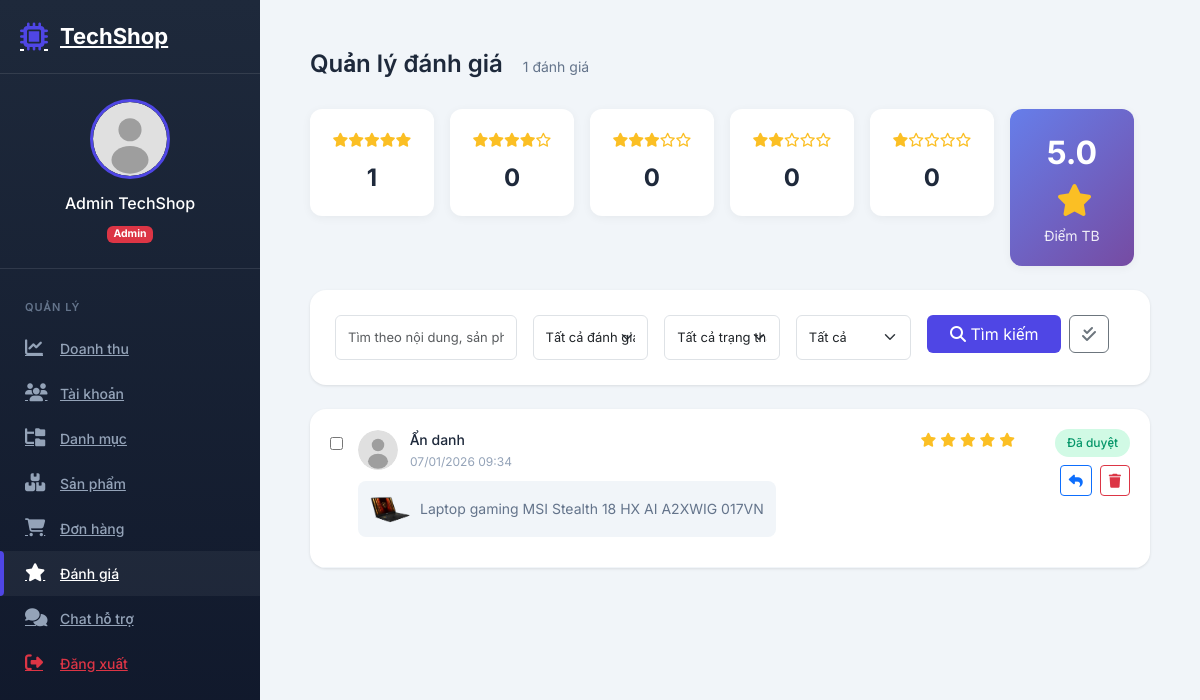
/admin?page=reviews (signed in), run on the app's committed database.
### tables this page shows
CREATE TABLE `reviews` (
  `id` int(11) NOT NULL,
  `product_id` int(11) NOT NULL,
  `user_id` int(11) NOT NULL,
  `order_id` int(11) DEFAULT NULL,
  `rating` tinyint(4) NOT NULL CHECK (`rating` >= 1 and `rating` <= 5),
  `title` varchar(200) DEFAULT NULL,
  `content` text DEFAULT NULL,
  `pros` text DEFAULT NULL,
  `cons` text DEFAULT NULL,
  `status` enum('pending','approved','rejected') DEFAULT 'pending',
  `helpful_count` int(11) DEFAULT 0,
  `reply` text DEFAULT NULL,
  `reply_by` int(11) DEFAULT NULL,
  `reply_at` datetime DEFAULT NULL,
  `created_at` timestamp NOT NULL DEFAULT current_timestamp(),
  `updated_at` timestamp NOT NULL DEFAULT current_timestamp() ON UPDATE current_timestamp()
);

CREATE TABLE `products` (
  `id` int(11) NOT NULL,
  `name` varchar(255) NOT NULL,
  `slug` varchar(255) NOT NULL,
  `description` text DEFAULT NULL,
  `specifications` text DEFAULT NULL,
  `short_description` varchar(500) DEFAULT NULL,
  `price` decimal(15,0) NOT NULL,
  `sale_price` decimal(15,0) DEFAULT NULL,
  `category_id` int(11) DEFAULT NULL,
  `brand` varchar(100) DEFAULT NULL,
  `brand_id` int(11) DEFAULT NULL,
  `sku` varchar(50) DEFAULT NULL,
  `stock` int(11) DEFAULT 0,
  `featured` tinyint(1) DEFAULT 0,
  `status` enum('active','inactive','out_of_stock') DEFAULT 'active',
  `rating` decimal(2,1) DEFAULT 0.0,
  `review_count` int(11) DEFAULT 0,
  `sold_count` int(11) DEFAULT 0,
  `views` int(11) DEFAULT 0,
  `created_at` timestamp NOT NULL DEFAULT current_timestamp(),
  `updated_at` timestamp NOT NULL DEFAULT current_timestamp() ON UPDATE current_timestamp()
);

### config/database.php (called while the page is built, shortened)
<?php
class Database {
    private static $instance = null;
    private $pdo;
    private $host = 'localhost';
    private $dbName = 'computer_shop';
    private $username = 'root';
    private $password = '';
    private $charset = 'utf8mb4';
    private function __construct() {
        try {
            $dsn = "mysql:host={$this->host};dbname={$this->dbName};charset={$this->charset}";
            $options = [
                PDO::ATTR_ERRMODE => PDO::ERRMODE_EXCEPTION,
                PDO::ATTR_DEFAULT_FETCH_MODE => PDO::FETCH_ASSOC,
                PDO::ATTR_EMULATE_PREPARES => false,
                PDO::MYSQL_ATTR_INIT_COMMAND => "SET NAMES utf8mb4 COLLATE utf8mb4_unicode_ci"
            ];
            $this->pdo = new PDO($dsn, $this->username, $this->password, $options);
        } catch (PDOException $e) {
            die("Lỗi kết nối MySQL: " . $e->getMessage());
        }
    }
    public static function getInstance() {
        if (self::$instance === null) {
            self::$instance = new self();
        }
        return self::$instance;
    }
    public function getConnection() {
        return $this->pdo;
    }
}
function getDB() {
    return Database::getInstance()->getConnection();
}
?>

### models/Review.php (called while the page is built, shortened)
<?php
require_once __DIR__ . '/../config/database.php';
class Review {
    private $db;
    private $table = 'reviews';
    public function __construct() {
        $this->db = getDB();
    }
    public function getAllAdmin($statusFilter = null, $ratingFilter = null, $page = 1, $limit = 20) {
        $offset = ($page - 1) * $limit;
        $where = [];
        $params = [];
        $whereClause = !empty($where) ? 'WHERE ' . implode(' AND ', $where) : '';
        $countSql = "SELECT COUNT(*) as total FROM {$this->table} r {$whereClause}";
        $stmt = $this->db->prepare($countSql);
        $stmt->execute($params);
        $total = $stmt->fetch()['total'];
        $sql = "SELECT r.*, u.name as user_name, u.avatar as user_avatar, p.name as product_name, p.slug as product_slug,
                (SELECT image_url FROM product_images WHERE product_id = p.id ORDER BY is_primary DESC, sort_order ASC LIMIT 1) as product_image
                FROM {$this->table} r
                LEFT JOIN users u ON r.user_id = u.id
                LEFT JOIN products p ON r.product_id = p.id
                {$whereClause}
                ORDER BY r.created_at DESC
                LIMIT :limit OFFSET :offset";
        $stmt = $this->db->prepare($sql);
        $stmt->bindValue(':limit', $limit, PDO::PARAM_INT);
        $stmt->bindValue(':offset', $offset, PDO::PARAM_INT);
        $stmt->execute();
        return [
            'reviews' => $stmt->fetchAll(),
            'total' => $total
        ];
    }
    public function getStatsByRating() {
        $sql = "SELECT rating, COUNT(*) as count FROM {$this->table} GROUP BY rating ORDER BY rating DESC";
        $stmt = $this->db->query($sql);
        return $stmt->fetchAll(PDO::FETCH_KEY_PAIR);
    }
    public function getAverageRating() {
        $sql = "SELECT AVG(rating) as avg_rating FROM {$this->table} WHERE status = 'approved'";
        $stmt = $this->db->query($sql);
        return round($stmt->fetch()['avg_rating'] ?? 0, 1);
    }
}

### config/config.php (called while the page is built, shortened)
<?php
require_once __DIR__ . '/database.php';
function formatDate($date) {
    return date('d/m/Y H:i', strtotime($date));
}
?>

### views/admin/reviews.php (the view, shortened to what this page needs)
<?php
include __DIR__ . '/../layouts/admin-header.php';
?>
<div class="admin-content">
    <div class="content-header">
        <div class="header-left">
            <h4>Quản lý đánh giá</h4>
            <p><?= $totalReviews ?> đánh giá</p>
        </div>
    </div>
    <div class="row g-3 mb-4">
        <div class="col-md-2">
            <a href="<?= BASE_URL ?>admin?page=reviews&rating=5" class="review-stat-card <?= ($ratingFilter ?? '') == '5' ? 'active' : '' ?>" style="text-decoration: none; display: block;">
                <div class="stars">
                    <i class="fas fa-star"></i><i class="fas fa-star"></i><i class="fas fa-star"></i><i class="fas fa-star"></i><i class="fas fa-star"></i>
                </div>
                <div class="count"><?= $reviewStats[5] ?? 0 ?></div>
            </a>
        </div>
        <div class="col-md-2">
            <a href="<?= BASE_URL ?>admin?page=reviews&rating=4" class="review-stat-card <?= ($ratingFilter ?? '') == '4' ? 'active' : '' ?>" style="text-decoration: none; display: block;">
                <div class="stars">
                    <i class="fas fa-star"></i><i class="fas fa-star"></i><i class="fas fa-star"></i><i class="fas fa-star"></i><i class="far fa-star"></i>
                </div>
                <div class="count"><?= $reviewStats[4] ?? 0 ?></div>
            </a>
        </div>
        <div class="col-md-2">
            <a href="<?= BASE_URL ?>admin?page=reviews&rating=3" class="review-stat-card <?= ($ratingFilter ?? '') == '3' ? 'active' : '' ?>" style="text-decoration: none; display: block;">
                <div class="stars">
                    <i class="fas fa-star"></i><i class="fas fa-star"></i><i class="fas fa-star"></i><i class="far fa-star"></i><i class="far fa-star"></i>
                </div>
                <div class="count"><?= $reviewStats[3] ?? 0 ?></div>
            </a>
        </div>
        <div class="col-md-2">
            <a href="<?= BASE_URL ?>admin?page=reviews&rating=2" class="review-stat-card <?= ($ratingFilter ?? '') == '2' ? 'active' : '' ?>" style="text-decoration: none; display: block;">
                <div class="stars">
                    <i class="fas fa-star"></i><i class="fas fa-star"></i><i class="far fa-star"></i><i class="far fa-star"></i><i class="far fa-star"></i>
                </div>
                <div class="count"><?= $reviewStats[2] ?? 0 ?></div>
            </a>
        </div>
        <div class="col-md-2">
            <a href="<?= BASE_URL ?>admin?page=reviews&rating=1" class="review-stat-card <?= ($ratingFilter ?? '') == '1' ? 'active' : '' ?>" style="text-decoration: none; display: block;">
                <div class="stars">
                    <i class="fas fa-star"></i><i class="far fa-star"></i><i class="far fa-star"></i><i class="far fa-star"></i><i class="far fa-star"></i>
                </div>
                <div class="count"><?= $reviewStats[1] ?? 0 ?></div>
            </a>
        </div>
        <div class="col-md-2">
            <div class="review-stat-card highlight">
                <div class="avg-rating">
                    <span><?= number_format($avgRating ?? 0, 1) ?></span>
                    <i class="fas fa-star"></i>
                </div>
                <div class="label">Điểm TB</div>
            </div>
        </div>
    </div>
    <div class="admin-card mb-4">
        <div class="card-body">
            <form id="filterForm" class="filter-form" method="GET" action="<?= BASE_URL ?>admin">
                <div class="row g-3">
                    <div class="col-md-3">
                        <input type="text" class="form-control" name="search"
                               placeholder="Tìm theo nội dung, sản phẩm..." value="<?= htmlspecialchars($search ?? '') ?>">
                    </div>
                    <div class="col-md-2">
                        <select class="form-select" name="rating">
                            <option value="">Tất cả đánh giá</option>
                        </select>
                    </div>
                    <div class="col-md-2">
                        <select class="form-select" name="status">
                            <option value="">Tất cả trạng thái</option>
                        </select>
                    </div>
                    <div class="col-md-2">
                        <select class="form-select" name="has_images">
                            <option value="">Tất cả</option>
                        </select>
                    </div>
                    <div class="col-md-3">
                        <div class="d-flex gap-2">
                            <button type="submit" class="btn btn-admin-primary flex-fill">
                                <i class="fas fa-search"></i> Tìm kiếm
                            </button>
                            <button type="button" class="btn btn-outline-secondary" id="bulkApprove">
                                <i class="fas fa-check-double"></i>
                            </button>
                        </div>
                    </div>
                </div>
            </form>
        </div>
    </div>
    <div class="admin-card">
        <div class="card-body p-0">
            <div class="reviews-list">
                <?php foreach ($reviews as $review): ?>
                    <div class="review-item" data-id="<?= $review['id'] ?>">
                        <div class="review-checkbox">
                            <input type="checkbox" class="item-select" value="<?= $review['id'] ?>">
                        </div>
                        <div class="review-content">
                            <div class="review-header">
                                <div class="user-info">
                                    <img src="<?= BASE_URL . ($review['user']['avatar'] ?? 'assets/images/default-avatar.svg') ?>"
                                         alt="Avatar" class="avatar">
                                    <div>
                                        <span class="username"><?= htmlspecialchars($review['user']['name'] ?? $review['user_name'] ?? 'Ẩn danh') ?></span>
                                        <span class="date"><?= formatDate($review['created_at']) ?></span>
                                    </div>
                                </div>
                                <div class="review-rating">
                                    <?php for ($i = 1; $i <= 5; $i++): ?>
                                        <i class="<?= $i <= $review['rating'] ? 'fas' : 'far' ?> fa-star"></i>
                                    <?php endfor; ?>
                                </div>
                            </div>
                            <div class="review-product">
                                <a href="<?= BASE_URL ?>admin?page=products&id=<?= $review['product_id'] ?>" target="_blank">
                                    <?php
                                    $imgPath = $review['product_image'] ?? 'assets/images/no-image.jpg';
                                    $productImage = (strpos($imgPath, 'http') === 0) ? $imgPath : BASE_URL . $imgPath;
                                    ?>
                                    <img src="<?= $productImage ?>" alt="">
                                    <span><?= htmlspecialchars($review['product_name'] ?? 'Sản phẩm không tồn tại') ?></span>
                                </a>
                            </div>
                        </div>
                        <div class="review-actions">
                            <span class="status-badge <?= $review['status'] ?? 'pending' ?>">
                                <?php
                                $statusLabels = [
                                    'pending' => 'Chờ duyệt',
                                    'approved' => 'Đã duyệt',
                                    'rejected' => 'Đã từ chối'
                                ];
                                echo $statusLabels[$review['status'] ?? 'pending'];
                                ?>
                            </span>
                            <div class="action-buttons mt-2">
                                <button class="btn btn-sm btn-outline-primary reply-btn" data-id="<?= $review['id'] ?>"
                                        data-reply="<?= htmlspecialchars($review['reply'] ?? '') ?>" title="Phản hồi">
                                    <i class="fas fa-reply"></i>
                                </button>
                                <button class="btn btn-sm btn-outline-danger delete-btn" data-id="<?= $review['id'] ?>" title="Xóa">
                                    <i class="fas fa-trash"></i>
                                </button>
                            </div>
                        </div>
                    </div>
                <?php endforeach; ?>
            </div>
        </div>
    </div>
</div>
<?php include __DIR__ . '/../layouts/admin-footer.php'; ?>

### assets/css/admin.css (style rules this page uses)
:root { --admin-sidebar-width: 280px; --admin-sidebar-collapsed: 80px; --admin-header-height: 70px; --admin-primary: #4f46e5; --admin-primary-dark: #4338ca; --admin-bg: #f1f5f9; --admin-font: 'Inter', 'Roboto', 'Be Vietnam Pro', 'Segoe UI', -apple-system, BlinkMacSystemFont, sans-serif; --admin-text-xs: clamp(0.6875rem, 0.65rem + 0.19vw, 0.75rem); --admin-text-sm: clamp(0.75rem, 0.71rem + 0.21vw, 0.8125rem); --admin-text-base: clamp(0.8125rem, 0.77rem + 0.21vw, 0.875rem); --admin-text-lg: clamp(0.875rem, 0.83rem + 0.23vw, 1rem); --admin-text-xl: clamp(1rem, 0.94rem + 0.3vw, 1.125rem); --admin-text-2xl: clamp(1.125rem, 1.02rem + 0.52vw, 1.375rem); --admin-text-3xl: clamp(1.375rem, 1.2rem + 0.88vw, 1.75rem); }
.admin-body { font-family: var(--admin-font); background: var(--admin-bg); min-height: 100vh; display: flex; font-size: var(--admin-text-base); line-height: 1.5; -webkit-font-smoothing: antialiased; -moz-osx-font-smoothing: grayscale; }
.header-left { display: flex; align-items: center; gap: 20px; }
.admin-content { \n padding: 30px;\n min-height: calc(100vh - var(--admin-header-height));\n max-width: 100%;\n overflow-x: hidden;\n }
.admin-content .row { margin-left: calc(var(--bs-gutter-x, 1.5rem) * -0.5); margin-right: calc(var(--bs-gutter-x, 1.5rem) * -0.5); max-width: 100%; }
.admin-card { background: #fff; border-radius: 16px; box-shadow: 0 1px 3px rgba(0,0,0,0.1); margin-bottom: 25px; max-width: 100%; overflow: hidden; }
.card-body { padding: 25px; }
.btn-admin-primary { background: var(--admin-primary); color: #fff; border: none; }
.status-badge { display: inline-flex; align-items: center; gap: 6px; padding: 6px 12px; border-radius: 50px; font-size: 12px; font-weight: 500; }
.status-badge::before { content: ''; width: 6px; height: 6px; border-radius: 50%; }
.content-header { display: flex; justify-content: space-between; align-items: center; margin-bottom: 25px; flex-wrap: wrap; gap: 15px; }
.content-header .header-left h4 { font-size: 24px; font-weight: 600; color: #1e293b; margin: 0 0 5px 0; }
.content-header .header-left p { color: #64748b; font-size: 14px; margin: 0; }
.filter-form { display: flex; gap: 15px; flex-wrap: wrap; }
.filter-form .form-control, .filter-form .form-select { height: 45px; font-size: 13px; padding: 8px 12px; }
.filter-form .form-control::placeholder { font-size: 13px; }
.filter-form .form-select option { font-size: 13px; }
.action-buttons { display: flex; gap: 8px; }
@media (max-width: 1399px) { :root { --admin-sidebar-width: 260px; } }
@media (max-width: 1399px) { .admin-content { padding: 25px; } }

### data on the page
reviews: name "Ẩn danh", created_at "07/01/2026 09:34", rating 5 (drawn), product.name "Laptop gaming MSI Stealth 18 HX AI A2XWIG 017VN", status "Đã duyệt"

### other printed values
$_SESSION['user']['name'] "Admin TechShop"
$totalReviews "1"
$reviewStats[5] "1"
$reviewStats[4] "0"
$reviewStats[3] "0"
$reviewStats[2] "0"
$reviewStats[1] "0"
$avgRating "5.0"
